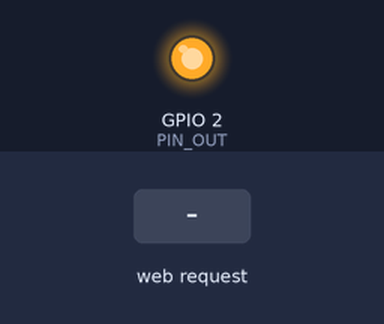
The sketch below on a simulated ESP32. Shown: output pins drawn as LEDs (lit = HIGH). Inputs (shaded band) come from the test bench. WiFi joins after 1.5 s; servers stay silent unless stated; what the sketch prints to the serial monitor is not drawn.

Above: at 1.1 s.
At 8.6 s:
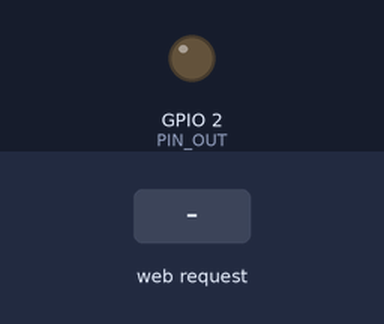
8.7 s: HTTP request GET /?RELAY= received
Timing chart, 0 to 11.7 s (numbered marks = the images above; inputs shaded):
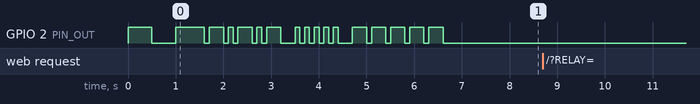

Measured:
- after the input at 8.7 s, every drawn part: stays the same

The sketch:

example56_ac.ino
```cpp
// (licence header left out)
#include <WiFi.h>                           // ESP32用WiFiライブラリ
#include <WiFiUdp.h>                        // UDP通信を行うライブラリ
#define PIN_OUT 2                           // GPIO 2(24番ピン)にリレーを接続する
#define TIMEOUT 20000                       // タイムアウト 20秒
#define SSID "1234ABCD"                     // 無線LANアクセスポイントのSSID
#define PASS "password"                     // パスワード
#define NTP_SERVER "ntp.nict.jp"            // NTPサーバのURL
#define NTP_PORT 8888                       // NTP待ち受けポート

WiFiServer server(80);                      // Wi-Fiサーバ(ポート80=HTTP)定義
int TIMER_ON=-1;                            // ONタイマー無効
int TIMER_OFF=-1;                           // OFFタイマー無効
int TIMER_SLEEP=-1;                         // スリープタイマー無効
unsigned long TIME;                         // 1970年からmillis()＝0までの秒数
                                            // ※現在時刻は TIME+millis()/1000
void setup(){
    pinMode(PIN_OUT,OUTPUT);                // リレーを接続したポートを出力に
    Serial.begin(115200);                   // 動作確認のためのシリアル出力開始
    Serial.println("Example 24 AC Outlet"); // 「Example 24」をシリアル出力表示
    WiFi.mode(WIFI_STA);                    // 無線LANをSTAモードに設定
    WiFi.begin(SSID,PASS);                  // 無線LANアクセスポイントへ接続
    while(WiFi.status() != WL_CONNECTED){   // 接続に成功するまで待つ
        Serial.print('.');                  // 進捗表示
        digitalWrite(PIN_OUT,!digitalRead(PIN_OUT));    // リレーの点滅
        delay(500);                         // 待ち時間処理
    }
    server.begin();                         // サーバを起動する
    Serial.println("\nStarted");            // 起動したことをシリアル出力表示
    Serial.println(WiFi.localIP());         // 本機のIPアドレスをシリアル出力
    morseIp0(PIN_OUT,100,WiFi.localIP());   // IPアドレス終値をモールス信号出力
    while(TIME==0){
        TIME=getNTP(NTP_SERVER,NTP_PORT);   // NTPを用いて時刻を取得
        TIME-=millis()/1000;                // 起動後の経過時間を減算
    }
}

void loop(){                                // 繰り返し実行する関数
    WiFiClient client;                      // Wi-Fiクライアントの定義
    char c;                                 // 文字変数を定義
    char s[65];                             // 文字列変数を定義 65バイト64文字
    char date[20];                          // 日付データ格納用
    int len=0;                              // 文字列の長さカウント用の変数
    int t=0;                                // 待ち受け時間のカウント用の変数
    unsigned long time=millis();            // ミリ秒の取得
    int i;

    if(time<100){
        TIME=getNTP(NTP_SERVER,NTP_PORT);   // NTPを用いて時刻を取得
        if(TIME)TIME-=millis()/1000;        // 経過時間を減算
        while(millis()<100)delay(1);        // 100ms超過待ち
    }
    time = TIME + time / 1000;              // 時刻で上書き
    time2txt(date,time);                    // 日時をテキストに変換する
    time = (time/60)%1440;                  // 分に変更
    if(time == TIMER_ON ) digitalWrite(PIN_OUT,HIGH);   // リレーON
    if(time == TIMER_OFF) digitalWrite(PIN_OUT,LOW);    // リレーOFF
    if(time == TIMER_SLEEP){                // スリープタイマー
        digitalWrite(PIN_OUT,LOW);          // リレーOFF
        TIMER_SLEEP=-1;                     // スリープ解除
    }

    client = server.available();            // 接続されたクライアントを生成
    if(!client) return;                     // 非接続の時にloop()の先頭に戻る
    Serial.println("Connected");            // 接続されたことをシリアル出力表示
    while(client.connected()){              // 当該クライアントの接続状態を確認
        if(client.available()){             // クライアントからのデータを確認
            t=0;                            // 待ち時間変数をリセット
            c=client.read();                // データを文字変数cに代入
            if(c=='\n'){                    // 改行を検出した時
                if(len>5 && strncmp(s,"GET /",5)==0) break;
                len=0;                      // 文字列長を0に
            }else if(c!='\r' && c!='\0'){
                s[len]=c;                   // 文字列変数に文字cを追加
                len++;                      // 変数lenに1を加算
                s[len]='\0';                // 文字列を終端
                if(len>=64) len=63;         // 文字列変数の上限
            }
        }
        t++;                                // 変数tの値を1だけ増加させる
        if(t>TIMEOUT) break; else delay(1); // TIMEOUTに到達したらwhileを抜ける
    }
    if(len>12 && strncmp(s,"GET /?RELAY=",12)==0){
        digitalWrite(PIN_OUT,atoi(&s[12])); // 入力値に応じてリレーを制御する
    }                                       // タイマーの設定を行う
    if(len> 9 && strncmp(s,"GET /?ON=",  9)==0) TIMER_ON =atoi(&s[9]);
    if(len>10 && strncmp(s,"GET /?OFF=",10)==0) TIMER_OFF=atoi(&s[10]);
    if(len>12 && strncmp(s,"GET /?SLEEP=",12)==0){
        i=atoi(&s[12]);                     // 変数iに入力値を代入
        if(i<0) TIMER_SLEEP=-1;             // 入力値が負だった時にスリープ切
        else TIMER_SLEEP=(i+time)%1440;     // 現在時刻+入力スリープ時間
    }
    if(client.connected()){                 // 当該クライアントの接続状態を確認
        i=digitalRead(PIN_OUT);             // リレーの状態を読み取り変数iへ代入
        html(client,i,date,TIMER_ON,TIMER_OFF,TIMER_SLEEP,WiFi.localIP());
    }                                       // 負のときは-100を掛けて出力
    client.flush();                         // ESP32用 ERR_CONNECTION_RESET対策
    client.stop();                          // クライアントの切断
    Serial.println("Disconnected");         // シリアル出力表示
}
```

getNTP.ino
```cpp
// (licence header left out)
/*

 Udp NTP Client

 Get the time from a Network Time Protocol (NTP) time server
 Demonstrates use of UDP sendPacket and ReceivePacket
 For more on NTP time servers and the messages needed to communicate with them,
 see http://en.wikipedia.org/wiki/Network_Time_Protocol

 created 4 Sep 2010
 by Michael Margolis
 modified 9 Apr 2012
 by Tom Igoe

 This code is in the public domain.

 */

#define NTP_PACKET_SIZE 48                  // NTP時刻長48バイト
#define DEBUG

unsigned long getNTP(const char* address, const int port){
	WiFiUDP udpNtp;                             // UDP送信用のインスタンスを定義
	byte packetBuffer[NTP_PACKET_SIZE];         // 送受信用バッファ
    int waiting=0,data;
    unsigned long highWord;                 // 時刻情報の上位2バイト用
    unsigned long lowWord;                  // 時刻情報の下位2バイト用
    unsigned long local;                     // 1970年1月1日からの経過秒数

    udpNtp.begin(port);                    // NTP待ち受け開始

    // send an NTP request to the time server at the given address

	// set all bytes in the buffer to 0
	memset(packetBuffer, 0, NTP_PACKET_SIZE);
	// Initialize values needed to form NTP request
	// (see URL above for details on the packets)
	packetBuffer[0] = 0b11100011;   // LI, Version, Mode
	packetBuffer[1] = 0;     // Stratum, or type of clock
	packetBuffer[2] = 6;     // Polling Interval
	packetBuffer[3] = 0xEC;  // Peer Clock Precision
	// 8 bytes of zero for Root Delay & Root Dispersion
	packetBuffer[12]  = 49;
	packetBuffer[13]  = 0x4E;
	packetBuffer[14]  = 49;
	packetBuffer[15]  = 52;

	// all NTP fields have been given values, now
	// you can send a packet requesting a timestamp:
	udpNtp.beginPacket(address, 123); //NTP requests are to port 123
	udpNtp.write(packetBuffer, NTP_PACKET_SIZE);
	udpNtp.endPacket();

    while(udpNtp.parsePacket()<44){
        delay(100);                         // 受信待ち
        waiting++;                          // 待ち時間カウンタを1加算する
        if(waiting > 100) return 0;          // 100回(10秒)を過ぎたら終了
    }
    udpNtp.read(packetBuffer,NTP_PACKET_SIZE); // 受信パケットを変数packetBufferへ
    highWord=word(packetBuffer[40],packetBuffer[41]);   // 時刻情報の上位2バイト
    lowWord =word(packetBuffer[42],packetBuffer[43]);   // 時刻情報の下位2バイト

    local = highWord<<16 | lowWord;          // 時刻(1900年1月からの秒数)を代入
    local -= 2208988800UL;                   // 1970年と1900年の差分を減算
    local += 32400UL;                        // +9時間を加算

    #ifdef DEBUG
	    Serial.print("JST time = ");            // 日本時刻
	    data=(int)((local  % 86400L) / 3600);    // 時を計算し変数dataへ代入
	    Serial.print(data);
	    Serial.print(':');
	    data=(int)(local  % 3600) / 60;          // 分を計算し変数dataへ代入
	    if( data < 10 ) Serial.print('0');      // 10未満の時に「0」を付与
	    Serial.print(data);
	    Serial.print(':');
	    data=(int)(local  % 60);          // 秒を計算し変数dataへ代入
	    if( data < 10 ) Serial.print('0');      // 10未満の時に「0」を付与
	    Serial.println(data);
    #endif
    udpNtp.stop();
	return local;
}
```

html.ino
```cpp
// (licence header left out)
void html(
	WiFiClient &client,
	int i,
	char *date,
	int TIMER_ON,
	int TIMER_OFF,
	int TIMER_SLEEP,
	uint32_t ip
){
    char s[65],s_ip[16];

    sprintf(s_ip,"%d.%d.%d.%d",
        ip & 255,
        ip>>8 & 255,
        ip>>16 & 255,
        ip>>24
    );
    client.println("HTTP/1.1 200 OK");              // HTTP OKを応答
    client.println("Content-Type: text/html");      // HTMLコンテンツ
    client.println("Connection: close");            // 応答終了後にセッションを閉じる
    client.println();
    client.println("<html>");
    client.println("<head><title>Test Page</title>");
    client.println("<meta http-equiv=\"Content-type\" content=\"text/html; charset=UTF-8\">");
    client.print("<meta http-equiv=\"refresh\" content=\"20;URL=http://");
    client.print(s_ip);
    client.println("/\">");
    client.println("</head>");
    client.println("<body>");
    client.println("<h3>AC Relay Controller STATUS</h3>");
    if(i==0) sprintf(s,"<p>0 (Relay OFF)</p>");
    if(i==1) sprintf(s,"<p>1 (Relay ON)</p>");
    client.println(s);
    date[16]='\0';
    sprintf(s,"<p>現在の時刻＝%s</p>",date);
    client.println(s);
	if(TIMER_ON>=0){
		sprintf(s,"<p>タイマー入(毎日)＝%d:%02d</p>",TIMER_ON/60,TIMER_ON%60);
    	client.println(s);
	}
	if(TIMER_OFF>=0){
		sprintf(s,"<p>タイマー切(毎日)＝%d:%02d</p>",TIMER_OFF/60,TIMER_OFF%60);
    	client.println(s);
	}
	if(TIMER_SLEEP>=0){
		sprintf(s,"<p>スリープ　(一回)＝%d:%02d</p>",TIMER_SLEEP/60,TIMER_SLEEP%60);
    	client.println(s);
	}

    client.println("<hr>");
    client.println("<h3>HTTP GET</h3>");
    client.print("<p>http://");
    client.print(s_ip);
    client.println("/?RELAY=n<br>(n: 0=OFF, 1=ON)</p>");
    sprintf(s,"<form method=\"GET\" action=\"http://%s/\">",s_ip);
    client.println(s);
    client.println("<input type=\"submit\" name=\"RELAY\" value=\"0 (RELAY OFF)\">");
    client.println("<input type=\"submit\" name=\"RELAY\" value=\"1 (RELAY ON)\">");
    client.println("<br><br>");
    client.println("<input type=\"submit\" name=\"SLEEP\" value=\"30 (30分後にOFF)\">");
    client.println("<input type=\"submit\" name=\"SLEEP\" value=\"60 (1時間後にOFF)\">");
    client.println("<input type=\"submit\" name=\"SLEEP\" value=\"120 (2時間後にOFF)\">");
    client.println("</form>");
    client.println(s);
    client.print("タイマー入：<input type=\"text\" name=\"ON\" value=\"");
    if(TIMER_ON>=0) client.print(TIMER_ON);
    else client.print("420");
    client.println("\">");
    client.println("<input type=\"submit\" value=\"送信\">");
    client.println("</form>");
    client.println(s);
    client.print("タイマー切：<input type=\"text\" name=\"OFF\" value=\"");
    if(TIMER_OFF>=0) client.print(TIMER_OFF);
    else client.print("480");
    client.println("\">");
    client.println("<input type=\"submit\" value=\"送信\">");
    client.println("</form>");
    client.println(s);
    client.println("<input type=\"submit\" name=\"ON\" value=\"-1 (タイマー入の解除)\">");
    client.println("<input type=\"submit\" name=\"OFF\" value=\"-1 (タイマー切の解除)\">");
    client.println("<input type=\"submit\" name=\"SLEEP\" value=\"-1 (スリープの解除)\">");
    client.println("</form>");
    client.println("<hr>");
    client.println("</body>");
    client.println("</html>");
    sprintf(s,"RELAY=%d",i);
    Serial.println(s);
}
```

morse.ino
```cpp
// (licence header left out)
/*
本スケッチは下記からダウンロードしたものを改変して作成しました。

http://darashi.net/2012/02/23/arduino-hello-world.html
HELLO WORLD from Arduino
Feb 23 2012.
darashi/hello.c

Yoji Shidara (https://github.com/darashi)
*/

// #define LED 13
// #define T 100 // speed

const char morse_pattern[26][5] = {
    "._", "_...", "_._.", "_..", ".", ".._.", "__.",
    "....", "..", ".___", "_._", "._..", "__",
    "_.", "___", ".__.", "__._", "._.", "...", "_",
    ".._", "..._", ".__", "_.._", "__._", "__.."
};


/*
void setup() {
    pinMode(LED, OUTPUT);
    digitalWrite(LED, LOW);
    delay(T*7);
}
*/

void morse_delay(int time){
    if(time > 10) for(int i=0;i<time/10;i++){
        delay(10);
    //  ESP.wdtFeed();
    }
    delay(time%10);
//  ESP.wdtFeed();
}

void morse(int output, int time, const char *str) {
    int i, j;
    char num[6]="_____";
    char morse_dot[7]="._._._";
    char *pattern;

    for (i=0; i<strlen(str); i++) {
        char *c = (char *)str+i;
        pattern=0;
        if ('A' <= *c && *c <= 'Z') pattern = (char *)morse_pattern[*c - 'A'];
        if ('a' <= *c && *c <= 'z') pattern = (char *)morse_pattern[*c - 'a'];
        if ('0' <= *c && *c <= '5'){
            for(j=0;j<5;j++) if( (int)(*c - '0') >= j+1 ) num[j]='.'; else num[j]='_';
            pattern = num;
        }
        if ('6' <= *c && *c <= '9'){
            for(j=0;j<5;j++) if( (int)(*c - '0') >= j+6 ) num[j]='_'; else num[j]='.';
            pattern = num;
        }
        if ( *c == '.') pattern=morse_dot;
        if(pattern){
            for (j=0; j<strlen(pattern); j++) {
                digitalWrite(output, HIGH);
                if(pattern[j] == '.') {
                    morse_delay(time);
                    Serial.print('.');
                }
                else {
                    morse_delay(3 * time);
                    Serial.print('_');
                }
                digitalWrite(output, LOW);
                morse_delay(time);
            }
            morse_delay(2 * time);
        } else {
            morse_delay(3 * time);
        }
        Serial.print(' ');
    }
    Serial.println();
    morse_delay(4 * time);
    Serial.println("Done Morse");
}

/*
void loop() {
    char *str = "HELLO WORLD";
    morse(LED, T, str);
}
*/

void morseIp(int output, int time, uint32_t ip){
    byte i,j;
    char s[17];

    sprintf(s,"%d.%d.%d.%d",
        ip & 255,
        ip>>8 & 255,
        ip>>16 & 255,
        ip>>24
    );
    morse(output, time, s);
}

void morseIp0(int output, int time, uint32_t ip){
    byte i,j;
    char s[17];

    sprintf(s,".%i",
        ip>>24
    );
    morse(output, time, s);
}
```

time2txt.ino
```cpp
// (licence header left out)
/*
time.c - low level time and date functions
Copyright (c) Michael Margolis 2009

This library is free software; you can redistribute it and/or
modify it under the terms of the GNU Lesser General Public
License as published by the Free Software Foundation; either
version 2.1 of the License, or (at your option) any later version.

This library is distributed in the hope that it will be useful,
but WITHOUT ANY WARRANTY; without even the implied warranty of
MERCHANTABILITY or FITNESS FOR A PARTICULAR PURPOSE.  See the GNU
Lesser General Public License for more details.

You should have received a copy of the GNU Lesser General Public
License along with this library; if not, write to the Free Software
Foundation, Inc., 51 Franklin St, Fifth Floor, Boston, MA  02110-1301  USA

6  Jan 2010 - initial release
12 Feb 2010 - fixed leap year calculation error
1  Nov 2010 - fixed setTime bug (thanks to Korman for this)
*/

/*============================================================================*/
/* functions to convert to and from system time */
/* These are for interfacing with time serivces and are not normally needed in a sketch */

	// leap year calulator expects year argument as years offset from 1970
//	#define LEAP_YEAR(Y)     ( ((1970+Y)>0) && !((1970+Y)%4) && ( ((1970+Y)%100) || !((1970+Y)%400) ) )

//	static  const uint8_t monthDays[]={31,28,31,30,31,30,31,31,30,31,30,31}; // API starts months from 1, this array starts from 0

//	void breakTime(time_t time, tmElements_t &tm){
	// break the given time_t into time components
	// this is a more compact version of the C library localtime function
	// note that year is offset from 1970 !!!

#define LEAP_YEAR(Y)     ( ((1970+Y)>0) && !((1970+Y)%4) && ( ((1970+Y)%100) || !((1970+Y)%400) ) )

void time2txt(char *date,unsigned long local){

	int Year,year;
	int Month,month, monthLength;
	int Day;
	int Second,Minute,Hour,Wday;  // Sunday is day 1
	unsigned long days;
	static  const uint8_t monthDays[]={31,28,31,30,31,30,31,31,30,31,30,31};

	Second = local % 60;
	local /= 60; // now it is minutes
	Minute = local % 60;
	local /= 60; // now it is hours
	Hour = local % 24;
	local /= 24; // now it is days
	Wday = ((local + 4) % 7) + 1;  // Sunday is day 1

	year = 0;
	days = 0;
	while((unsigned)(days += (LEAP_YEAR(year) ? 366 : 365)) <= local) {
		year++;
	}
//	Year = year; // year is offset from 1970

	days -= LEAP_YEAR(year) ? 366 : 365;
	local  -= days; // now it is days in this year, starting at 0

	days=0;
	month=0;
	monthLength=0;
	for (month=0; month<12; month++) {
		if (month==1) { // february
			if (LEAP_YEAR(year)) {
				monthLength=29;
			} else {
				monthLength=28;
			}
		} else {
			monthLength = monthDays[month];
		}

		if (local >= monthLength) {
			local -= monthLength;
		} else {
		    break;
		}
	}
	Year = year + 1970;
	Month = month + 1;  // jan is month 1
	Day = local + 1;     // day of month

	sprintf(date,"%4d/%02d/%02d,%02d:%02d:%02d",Year,Month,Day,Hour,Minute,Second);
}
```
